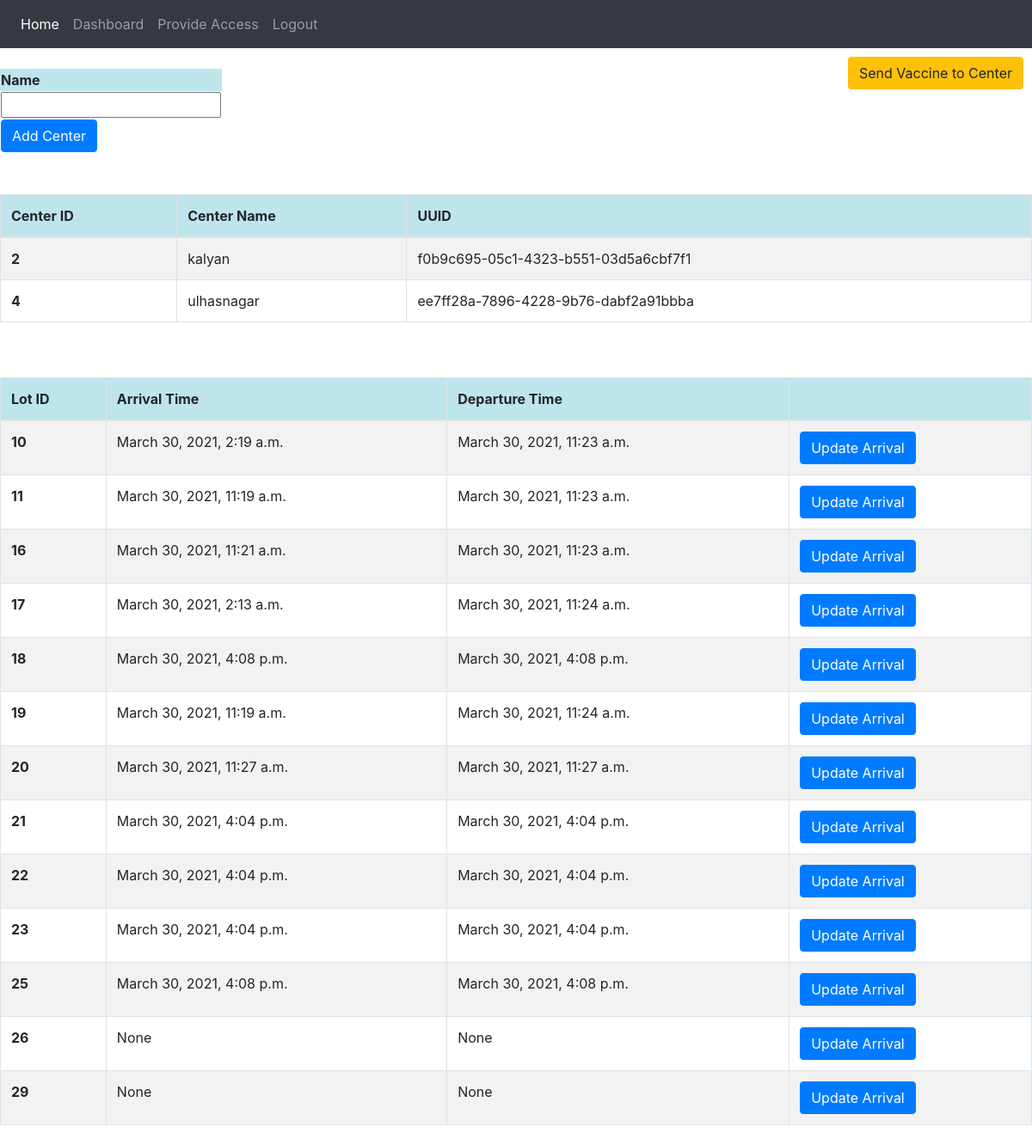
The page /dashboard/district/thane/ (signed in) on the database its author committed.
### vaccine_app/models.py (models this page shows, shortened)
class Center(models.Model):
    centerPrimaryKey = models.AutoField(primary_key=True)
    centerId = models.UUIDField(default=uuid.uuid4, editable=False, unique=True)
    district = models.ForeignKey(District, on_delete=models.CASCADE, related_name="Center")
    name = models.CharField(max_length=255, unique=True)

class DistrictVaccineData(models.Model):
    district = models.ForeignKey(District,on_delete=models.CASCADE,related_name="districtVaccine")
    lot = models.OneToOneField(VaccineLot, on_delete=models.CASCADE,related_name="districtVaccine")
    arrivalTimestamp = models.DateTimeField(blank = True, null=True, default=None)
    departureTimestamp = models.DateTimeField(blank = True, null=True, default=None)

class VaccineLot(models.Model):
    lotId = models.AutoField(primary_key=True)
    status=models.CharField(max_length = 20, choices = lot_status, default = 'produced')
    productionTimestamp = models.DateTimeField(auto_now_add=True)
    departureTimestamp = models.DateTimeField(blank = True, null=True, default=None)

### vaccine_app/views.py (the view, shortened to what this page needs)
# urls.py: path('dashboard/district/<name>/',views.district_dash,name='district_dash'),
@login_required
def district_dash(request,name):
    if name=="":
        return redirect('dashboard')
    if verify(request,"district",name):
        district_obj=District.objects.get(name=name)
        centers = Center.objects.filter(district=district_obj)
        vaccine_lots = DistrictVaccineData.objects.filter(district = district_obj)
        error=[]
        return render(request,'district_dash.html',{'centers':centers, 'error':error, 'vaccine_lots':vaccine_lots,'name':name})
    else:
        return redirect('dashboard')

### vaccine_app/views.py (called while the page is built, shortened)
def verify(request,district_or_center,name):
    if district_or_center=="district":
        user=request.user
        if District.objects.filter(name=name).exists():
            district_obj=District.objects.get(name=name)
            if AccessControlListDistrict.objects.filter(person=user,district=district_obj).exists() and user.is_districtadmin:
                return True
            else:
                print("access is not there for user "+user.email)
                return False
        else:
            print("District name is invalid")
            return False
    else:
        print("Invalid district_or_center value")
        return False

### templates/district_dash.html (shortened to what this page needs)
{% extends 'base.html' %}
    {% block content %}
        <a href="/district/{{name}}/send_to_center" style="float: right; margin:10px;"><button Type="button" class="btn btn-warning">Send Vaccine to Center</button></a>
        <form method="POST">
            <table>
                <tr class="table-info">
                    <th>Name</th>
                </tr>
                <tr>
                    <td><input type="text" id="name" name="name" required /></td>
                    <br>
                </tr>
                <tr>
                  <td><button class="btn btn-primary" type="submit" id="add" value="Add center">Add Center</button></td>
                </tr>
            </table>
        </form>
        <br><br>
        <table class="table table-striped table-bordered" >
            <thead>
              <tr class="table-info">
                <th scope="col">Center ID</th>
                <th scope="col">Center Name</th>
                <th scope="col">UUID</th>
              </tr>
            </thead>
            <tbody>
            {% for center in centers %}
              <tr>
                <th scope="row">{{center.centerPrimaryKey}}</th>
                <td>{{center.name}}</td>
                <td>{{center.centerId.urn|slice:"9:"}}</td>
              </tr>
            {% endfor %}
            </tbody>
          </table>
          <br><br>
          <table class="table table-striped table-bordered">
            <thead>
              <tr class="table-info">
                <th scope="col">Lot ID</th>
                <th scope="col">Arrival Time</th>
                <th scope="col">Departure Time</th>
                <th scope="col"></th>
              </tr>
            </thead>
            <tbody>
            {% for lot in vaccine_lots %}
              <tr>
                <th scope="row">{{ lot.lot.lotId }}</th>
                {% if lot.arrivalTimeStamp != "" %}
                  <td>{{lot.arrivalTimestamp}}</td>
                {% else %}
                  <td>Not arrived yet</td>
                {% endif %}
                <td>{{lot.departureTimestamp}}</td>
                {% if lot.arrivalTimeStamp == 'None' %}
                  <td>Updated Arrival Time</td>
                {% else %}
                  <td><a href="/district/{{name}}/updateArrivalTimeDistrict/{{ lot.lot.lotId }}"><button type="button" class="btn btn-primary">Update Arrival</button></a>
                {% endif %}
              </tr>
            {% endfor %}
            </tbody>
          </table>
    {% endblock content %}

### rows shown on the page
Center: centerPrimaryKey "2", name "kalyan", centerId.urn "f0b9c695-05c1-4323-b551-03d5a6cbf7f1"
Center: centerPrimaryKey "4", name "ulhasnagar", centerId.urn "ee7ff28a-7896-4228-9b76-dabf2a91bbba"
DistrictVaccineData: lot.lotId "10", arrivalTimestamp "March 30, 2021, 2:19 a.m.", departureTimestamp "March 30, 2021, 11:23 a.m."
DistrictVaccineData: lot.lotId "11", arrivalTimestamp "March 30, 2021, 11:19 a.m.", departureTimestamp "March 30, 2021, 11:23 a.m."
DistrictVaccineData: lot.lotId "16", arrivalTimestamp "March 30, 2021, 11:21 a.m.", departureTimestamp "March 30, 2021, 11:23 a.m."
DistrictVaccineData: lot.lotId "17", arrivalTimestamp "March 30, 2021, 2:13 a.m.", departureTimestamp "March 30, 2021, 11:24 a.m."
DistrictVaccineData: lot.lotId "18", arrivalTimestamp "March 30, 2021, 4:08 p.m.", departureTimestamp "March 30, 2021, 4:08 p.m."
DistrictVaccineData: lot.lotId "19", arrivalTimestamp "March 30, 2021, 11:19 a.m.", departureTimestamp "March 30, 2021, 11:24 a.m."
DistrictVaccineData: lot.lotId "20", arrivalTimestamp "March 30, 2021, 11:27 a.m.", departureTimestamp "March 30, 2021, 11:27 a.m."
DistrictVaccineData: lot.lotId "21", arrivalTimestamp "March 30, 2021, 4:04 p.m.", departureTimestamp "March 30, 2021, 4:04 p.m."
DistrictVaccineData: lot.lotId "22", arrivalTimestamp "March 30, 2021, 4:04 p.m.", departureTimestamp "March 30, 2021, 4:04 p.m."
DistrictVaccineData: lot.lotId "23", arrivalTimestamp "March 30, 2021, 4:04 p.m.", departureTimestamp "March 30, 2021, 4:04 p.m."
DistrictVaccineData: lot.lotId "25", arrivalTimestamp "March 30, 2021, 4:08 p.m.", departureTimestamp "March 30, 2021, 4:08 p.m."
DistrictVaccineData: lot.lotId "26", arrivalTimestamp "None", departureTimestamp "None"
DistrictVaccineData: lot.lotId "29", arrivalTimestamp "None", departureTimestamp "None"
